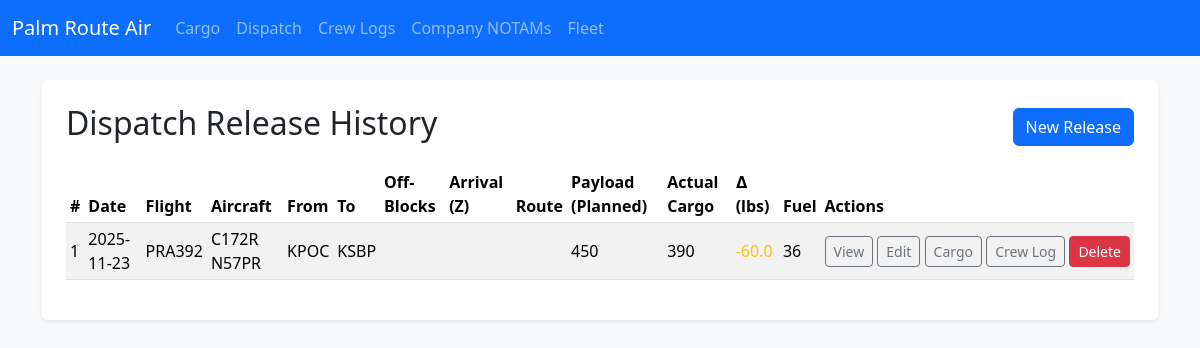
Screenshot of /dispatch/history with the database file from the repository.
### app.py (models this page shows)
class DispatchRelease(db.Model):
    id = db.Column(db.Integer, primary_key=True)
    date = db.Column(db.String(20))
    flight_id = db.Column(db.String(20))
    aircraft = db.Column(db.String(50))
    departure = db.Column(db.String(10))
    destination = db.Column(db.String(10))
    offblocks = db.Column(db.String(10))
    arrival = db.Column(db.String(10))
    route = db.Column(db.Text)
    payload_planned = db.Column(db.String(20))  # Planned payload weight (lbs)
    fuel_planned = db.Column(db.String(20))     # Planned fuel (gal or lbs)
    cargo_plan = db.Column(db.Text)             # Summary of intended cargo items
    alt_airports = db.Column(db.Text)           # Alternate airports list
    weather_brief = db.Column(db.Text)          # Weather summary / risks
    special_notes = db.Column(db.Text)          # Special instructions / hazards
    actual_cargo_weight = db.Column(db.String(20))  # Aggregated from linked manifests
    cargo_manifests = db.relationship('CargoManifest', backref='dispatch_release', lazy='dynamic')

### app.py (the view)
@app.route('/dispatch/history')
def dispatch_history():
    releases = DispatchRelease.query.order_by(DispatchRelease.id.desc()).all()
    return render_template('dispatch_history.html', releases=releases)

### templates/dispatch_history.html
{% extends 'base.html' %}
{% block content %}
<div class="p-4 bg-white rounded shadow-sm">
  <div class="d-flex justify-content-between align-items-center mb-3">
    <h2>Dispatch Release History</h2>
    <a href="{{ url_for('dispatch') }}" class="btn btn-primary">New Release</a>
  </div>
  {% if releases %}
  <div class="table-responsive">
    <table class="table table-sm table-striped align-middle">
      <thead>
        <tr>
          <th>#</th>
          <th>Date</th>
          <th>Flight</th>
          <th>Aircraft</th>
          <th>From</th>
          <th>To</th>
          <th>Off-Blocks</th>
          <th>Arrival (Z)</th>
          <th>Route</th>
          <th>Payload (Planned)</th>
          <th>Actual Cargo</th>
          <th>∆ (lbs)</th>
          <th>Fuel</th>
          <th>Actions</th>
        </tr>
      </thead>
      <tbody>
        {% for d in releases %}
        <tr>
          <td>{{ d.id }}</td>
          <td>{{ d.date }}</td>
          <td>{{ d.flight_id }}</td>
          <td>{{ d.aircraft }}</td>
          <td>{{ d.departure }}</td>
          <td>{{ d.destination }}</td>
          <td>{{ d.offblocks }}</td>
            <td>{{ d.arrival }}</td>
          <td style="max-width: 220px; white-space: nowrap; overflow: hidden; text-overflow: ellipsis;">{{ d.route }}</td>
          <td>{{ d.payload_planned or '—' }}</td>
          <td>{{ d.actual_cargo_weight or '—' }}</td>
          <td>
            {% if d.payload_planned and d.actual_cargo_weight %}
              {% set diff = (d.actual_cargo_weight|float) - (d.payload_planned|float) %}
              <span class="{% if diff|abs > 0 %}text-{{ 'danger' if diff > 0 else 'warning' }}{% endif %}">{{ diff|round(1) }}</span>
            {% else %}—{% endif %}
          </td>
          <td>{{ d.fuel_planned or '—' }}</td>
          <td class="text-nowrap">
            <a class="btn btn-outline-secondary btn-sm" href="{{ url_for('dispatch_detail', id=d.id) }}">View</a>
            <a class="btn btn-outline-secondary btn-sm" href="{{ url_for('dispatch_edit', id=d.id) }}">Edit</a>
            <a class="btn btn-outline-secondary btn-sm" href="{{ url_for('cargo', date=d.date, flight_id=d.flight_id, aircraft=d.aircraft, departure=d.departure, arrival=d.destination, dispatch_release_id=d.id) }}">Cargo</a>
            <a class="btn btn-outline-secondary btn-sm" href="{{ url_for('crew', date=d.date, flight_id=d.flight_id, origin=d.departure, destination=d.destination, aircraft=d.aircraft, dispatch_release_id=d.id) }}">Crew Log</a>
            <form action="{{ url_for('delete_dispatch', id=d.id) }}" method="post" class="d-inline">
              <button class="btn btn-danger btn-sm" onclick="return confirm('Delete this dispatch release?')">Delete</button>
            </form>
          </td>
        </tr>
        {% endfor %}
      </tbody>
    </table>
  </div>
  {% else %}
  <p class="text-muted">No dispatch releases saved yet.</p>
  {% endif %}
</div>
{% endblock %}

### rows the page displays
DispatchRelease: id "1", date "2025-11-23", flight_id "PRA392", aircraft "C172R N57PR", departure "KPOC", destination "KSBP", payload_planned "450", actual_cargo_weight "390", diff "-60.0", fuel_planned "36"
